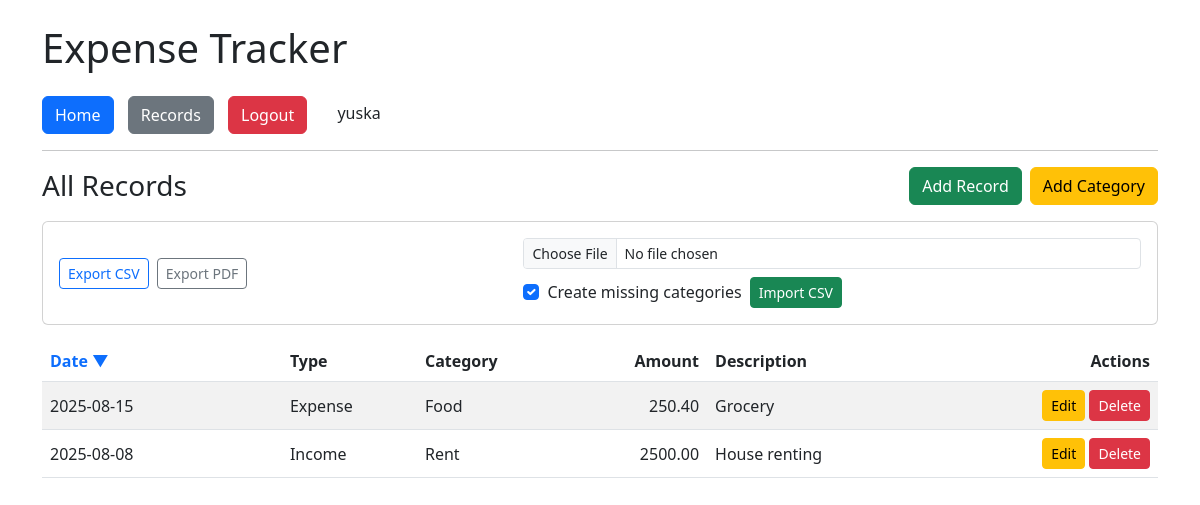
The page /records/ (signed in) on the database its author committed.
### models/models.py (models this page shows)
class User(db.Model, UserMixin):
    id = db.Column(db.Integer, primary_key=True)
    username = db.Column(db.String(50), unique=True, nullable=False)
    password = db.Column(db.String(200), nullable=False)
    records = db.relationship("Record", backref="user", lazy=True)
    categories = db.relationship("Category", backref="user", lazy=True)

class Record(db.Model):
    id = db.Column(db.Integer, primary_key=True)
    date = db.Column(db.String(20), nullable=False)
    type = db.Column(db.String(10), nullable=False)
    category = db.Column(db.String(50), nullable=False)
    amount = db.Column(db.Float, nullable=False)
    description = db.Column(db.String(200))
    user_id = db.Column(db.Integer, db.ForeignKey("user.id"), nullable=False)

### routes/records.py (the view)
@records_bp.route("/")
@login_required
def list_records():
    sort = request.args.get("sort", "desc")
    q = Record.query.filter_by(user_id=current_user.id)
    if sort == "asc":
        records = q.order_by(Record.date.asc()).all()
    else:
        records = q.order_by(Record.date.desc()).all()
    return render_template("records.html", records=records, sort=sort)

### app.py (called while the page is built)
def create_app():
    app = Flask(__name__)
    app_env = os.environ.get("APP_ENV", "development").lower()
    if app_env == "production":
        app.config.from_object(ProdConfig)
    else:
        app.config.from_object(DevConfig)
    db.init_app(app)
    from routes.auth import auth_bp
    from routes.home import home_bp
    from routes.records import records_bp
    from routes.categories import categories_bp
    app.register_blueprint(auth_bp)
    app.register_blueprint(home_bp)
    app.register_blueprint(records_bp)
    app.register_blueprint(categories_bp)
    login_manager = LoginManager()
    login_manager.init_app(app)
    login_manager.login_view = "auth.login"
    @login_manager.user_loader
    def load_user(user_id):
        return User.query.get(int(user_id))
    return app

### templates/records.html
{% extends "base.html" %}
{% block content %}
<div class="d-flex flex-wrap justify-content-between align-items-center mb-3">
 	<h3 class="mb-2 mb-md-0">All Records</h3>
 	<div class="d-flex gap-2">
 		<a href="{{ url_for('records.add_record') }}" class="btn btn-success">Add Record</a>
		<a href="{{ url_for('categories.add_category') }}" class="btn btn-warning">Add Category</a>
	</div>
</div>
<div class="card mb-3">
	<div class="card-body d-flex flex-wrap align-items-center gap-2">
		<a href="{{ url_for('records.export_csv') }}" class="btn btn-outline-primary btn-sm">Export CSV</a>
		<a href="{{ url_for('records.export_pdf') }}" class="btn btn-outline-secondary btn-sm">Export PDF</a>
		<form class="d-flex flex-wrap align-items-center gap-2 ms-auto"
			action="{{ url_for('records.import_csv') }}"
			method="POST" enctype="multipart/form-data">
			<input type="file" name="file" accept=".csv"
				class="form-control form-control-sm" required>
			<div class="form-check">
				<input class="form-check-input" type="checkbox" id="createCats" name="create_missing_categories" checked>
				<label class="form-check-label" for="createCats">Create missing categories</label>
			</div>
			<button class="btn btn-success btn-sm" type="submit">Import CSV</button>
		</form>
	</div>
</div>
{% if records|length == 0 %}
	<div class="alert alert-info">No records yet. Use <b>Add Record</b> to create your first entry.</div>
{% else %}
	<table class="table table-striped table-hover align-middle">
		<thead>
			<tr>
				<th style="min-width:140px">
					<a href="{{ url_for('records.list_records', sort='asc' if sort=='desc' else 'desc') }}"
						class="text-decoration-none">
			            Date
						{% if sort == 'asc' %}
							▲
						{% else %}
							▼
						{% endif %}
					</a>
				</th>
				<th>Type</th>
				<th>Category</th>
				<th class="text-end">Amount</th>
				<th>Description</th>
				<th class="text-end" style="min-width:140px">Actions</th>
			</tr>
		</thead>
	<tbody>
		{% for r in records %}
		<tr>
			<td>{{ r.date }}</td>
			<td>{{ r.type|title }}</td>
			<td>{{ r.category }}</td>
			<td class="text-end">{{ "%.2f"|format(r.amount) }}</td>
			<td>{{ r.description }}</td>
			<td class="text-end">
			<a href="{{ url_for('records.edit_record', id=r.id) }}" class="btn btn-warning btn-sm">Edit</a>
			<form action="{{ url_for('records.delete_record', id=r.id) }}"
				method="POST" style="display:inline;">
				<button type="submit" class="btn btn-danger btn-sm"
					onclick="return confirm('Delete this record?');">
					Delete
				</button>
			</form>
			</td>
		</tr>
		{% endfor %}
	</tbody>
	</table>
{% endif %}
{% endblock %}

### templates/base.html (shortened to what this page needs)
<!DOCTYPE html>
<html>
<head>
	<link rel="stylesheet" href="{{ url_for('static', filename='css/style.css') }}">
	<link rel="stylesheet" href="https://cdn.jsdelivr.net/npm/bootstrap@5.3.0/dist/css/bootstrap.min.css">
</head>
<body class="container mt-4">
	<h1 class="mb-4">Expense Tracker</h1>
	<nav>
		<a href="{{ url_for('home.index') }}" class="btn btn-primary">Home</a>
		<a href="{{ url_for('records.list_records') }}" class="btn btn-secondary">Records</a>
		{% if current_user.is_authenticated %}
        <a href="{{ url_for('auth.logout') }}" class="btn btn-danger">Logout</a>
        <span class="ms-3">{{ current_user.username }}</span>
    	{% else %}
        <a href="{{ url_for('auth.login') }}" class="btn btn-success">Login</a>
        <a href="{{ url_for('auth.register') }}" class="btn btn-info">Register</a>
    {% endif %}
	</nav>
	<hr>
	{% block content %}{% endblock %}
</body>
</html>

### static/css/style.css (style rules this page uses)
body { background-color: #f8f9fa; font-family: Arial, sans-serif; }
h1, h3 { color: #333; }
nav a { margin-right: 10px; }
.card { border-radius: 12px; }

### rows shown on the page
User: username "yuska"
Record: date "2025-08-15", type "Expense", category "Food", amount "250.40", description "Grocery"
Record: date "2025-08-08", type "Income", category "Rent", amount "2500.00", description "House renting"
